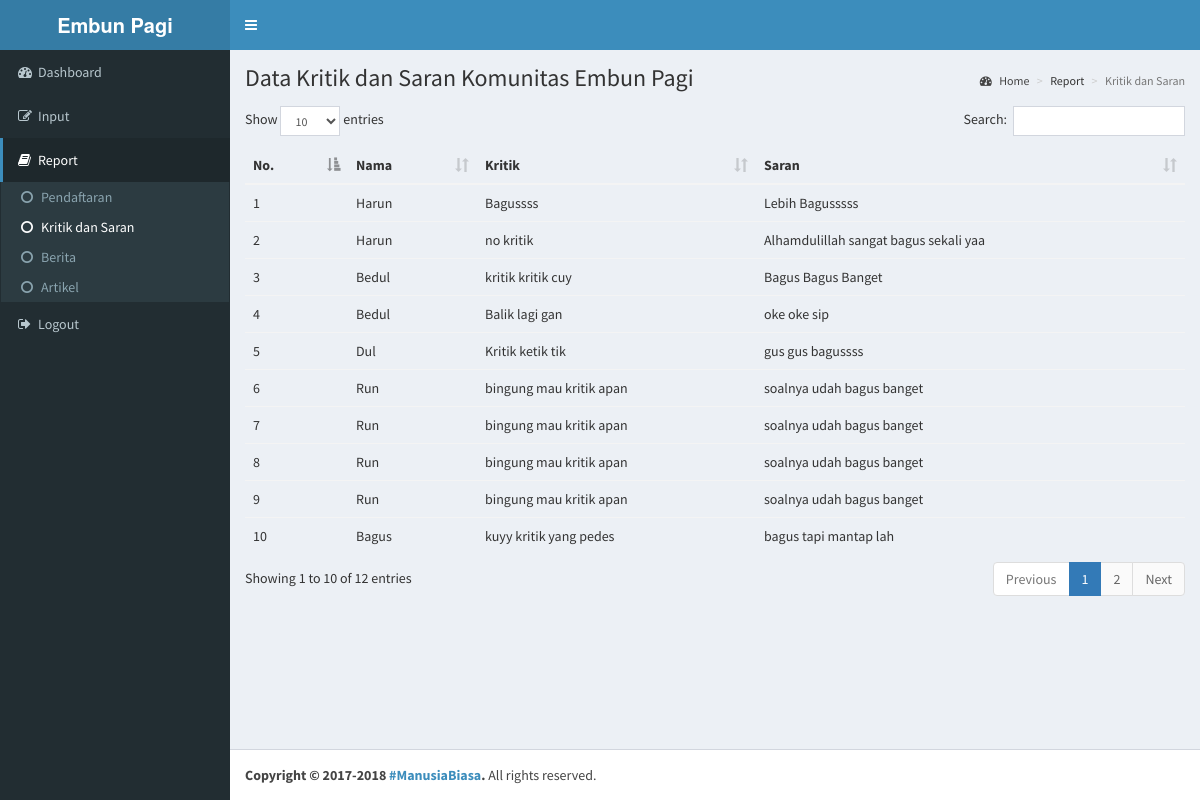
The app's page /__/krisar.php with its own data.
### tables this page shows
CREATE TABLE `tb_krisar` (
  `id` int(11) NOT NULL,
  `nama` varchar(50) NOT NULL,
  `kritik` text NOT NULL,
  `saran` text NOT NULL
);

### __/krisar.php (the view, shortened to what this page needs)
<!DOCTYPE html>
<html>
<head>
  <link rel="stylesheet" href="../assets/css/bootstrap.min.css">
  <link rel="stylesheet" href="https://cdnjs.cloudflare.com/ajax/libs/font-awesome/4.5.0/css/font-awesome.min.css">
  <link rel="stylesheet" href="https://cdnjs.cloudflare.com/ajax/libs/ionicons/2.0.1/css/ionicons.min.css">
  <link rel="stylesheet" href="../assets/plugins/jvectormap/jquery-jvectormap-1.2.2.css">
  <link rel="stylesheet" href="../assets/plugins/datatables/dataTables.bootstrap.css">
  <link rel="stylesheet" href="../assets/css/AdminLTE.min.css">
  <link rel="stylesheet" href="../assets/css/skins/_all-skins.min.css">
</head>
<body class="hold-transition skin-blue sidebar-mini">
<div class="wrapper">
  <header class="main-header">
    <a href="index2.html" class="logo">
      <span class="logo-lg"><b>Embun Pagi</b></span>
    </a>
    <nav class="navbar navbar-static-top">
      <a href="#" class="sidebar-toggle" data-toggle="offcanvas" role="button">
      </a>
    </nav>
  </header>
  <aside class="main-sidebar">
    <section class="sidebar">
      <ul class="sidebar-menu">
        <li>
          <a href="home.php">
            <i class="fa fa-dashboard"></i><span>Dashboard</span>
          </a>
        </li>
        <li class="treeview">
          <a>
            <i class="fa fa-edit"></i><span>Input</span>
          </a>
        </li>
        <li class="treeview active">
          <a>
            <i class="fa fa-book"></i><span>Report</span>
          </a>
          <ul class="treeview-menu">
            <li><a href="pendaftaran.php"><i class="fa fa-circle-o"></i>Pendaftaran</a></li>
            <li class="active"><a href="krisar.php"><i class="fa fa-circle-o"></i>Kritik dan Saran</a></li>
            <li><a href="report_berita.php"><i class="fa fa-circle-o"></i>Berita</a></li>
            <li><a href="report_galeri.php"><i class="fa fa-circle-o"></i>Artikel</a></li>
          </ul>
        </li>
        <li>
          <a href="logout.php">
            <i class="fa fa-sign-out"></i><span>Logout</span>
          </a>
        </li>
      </ul>
    </section>
  </aside>
  <div class="content-wrapper">
    <section class="content-header">
      <h1>
        Data Kritik dan Saran Komunitas Embun Pagi
      </h1>
      <ol class="breadcrumb">
        <li><a href=""><i class="fa fa-dashboard"></i> Home</a></li>
        <li>Report</li>
        <li class="active">Kritik dan Saran</li>
      </ol>
    </section>
    <section class="content">
      <table class="table table-hover" id="myTable">
        <thead>
          <tr>
            <th>No.</th>
            <th>Nama</th>
            <th>Kritik</th>
            <th>Saran</th>
          </tr>
        </thead>
        <tbody>
          <?php
          include '../system/koneksi.php';
          $sql = "SELECT * FROM tb_krisar";
          $result = mysqli_query($connect,$sql);
          $no=1;
          while ($data = mysqli_fetch_array($result))
            {?>
              <tr>
                <td><?php echo $no?></td>
                <td><?php echo $data['nama'] ?></td>
                <td><?php echo $data['kritik']; ?></td>
                <td><?php echo $data['saran']; ?></td>
              </tr>
              <?php $no++;}?>
            </tbody>
          </table>
    </section>
  </div>
  <footer class="main-footer">
    <strong>Copyright &copy; 2017-2018 <a href="#!">#ManusiaBiasa</a>.</strong> All rights
    reserved.
  </footer>
</div>
</body>
</html>

### records on screen
tb_krisar: nama "Harun", kritik "Bagussss", saran "Lebih Bagusssss"
tb_krisar: nama "Harun", kritik "no kritik", saran "Alhamdulillah sangat bagus sekali yaa"
tb_krisar: nama "Bedul", kritik "kritik kritik cuy", saran "Bagus Bagus Banget"
tb_krisar: nama "Bedul", kritik "Balik lagi gan", saran "oke oke sip"
tb_krisar: nama "Dul", kritik "Kritik ketik tik", saran "gus gus bagussss"
tb_krisar: nama "Run", kritik "bingung mau kritik apan", saran "soalnya udah bagus banget"
tb_krisar: nama "Run", kritik "bingung mau kritik apan", saran "soalnya udah bagus banget"
tb_krisar: nama "Run", kritik "bingung mau kritik apan", saran "soalnya udah bagus banget"
tb_krisar: nama "Run", kritik "bingung mau kritik apan", saran "soalnya udah bagus banget"
tb_krisar: nama "Bagus", kritik "kuyy kritik yang pedes", saran "bagus tapi mantap lah"
